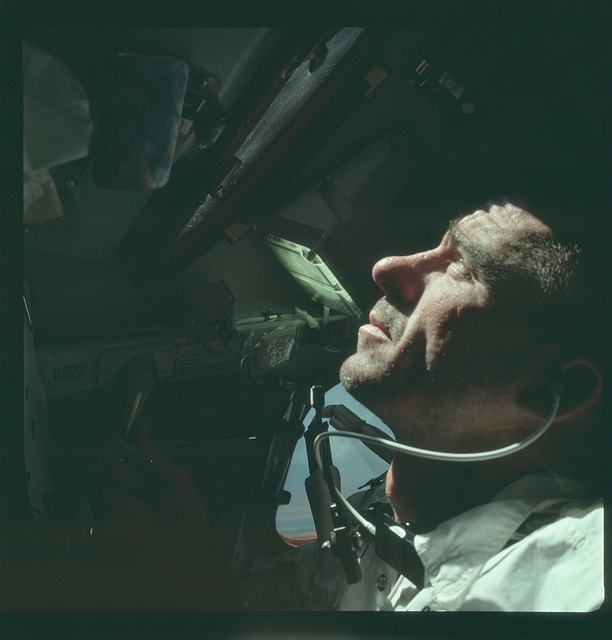
#> input picture apollo_images/AS07-4-1584.jpg, 612 x 640 px
$ jupyter execute --allow-errors apollo_color_palettes.ipynb   (shell and % lines are left out)   (older library calls are emulated)
#> lines starting #> are read from the running program, lines starting #| are printed output that depends on the picture; long printed decimals are rounded
## Creating colour palettes from Apollo Project images

This tutorial is based on the [Urban Goggles project](https://github.com/adrn/urbangoggles) created at [AstroHackWeek 2016](http://astrohackweek.org/2016/). More information can be found ond on the [AHW Wiki](https://github.com/AstroHackWeek/AstroHackWeek2016/wiki)<br>
Location: GitHub HQ (San Francisco) & Berkeley Institute for Data Science, 29th August – 2nd September, 2016. <br>

This Notebook takes you through each step of the process, dissecting some of the functions along the way. The code has been adapted to suit the Apollo images and for the purposes of this tutorial. The images come from the [Apollo Project Flickr galleries](https://www.flickr.com/photos/projectapolloarchive/albums)

#### Target audience:

Those who are new to Python and would like to start using the matplotlib and scikit-learn packages. Experience or familiarity with other programming languages (dare I say Fortran, IDL etc.) may be helpful. Comments and suggestions welcome.

#### Acknowledgements:

Thanks to [Adrian–Price Whelan](https://twitter.com/adrianprw) (Princeton), [Dan Foreman–Mackey](https://twitter.com/exoplaneteer) (University of Washington), and Ben Nelson (CIERA - Northwestern University), for sharing their code.

### New to matplotlib and Jupyter notebooks?

* **numpy** reference manual: https://docs.scipy.org/doc/numpy/reference/index.html <br>
* Adding ** plt.style.use('my_pltstyle')** afther implot matplotlib.pyplot allows you to customise plotting by using style sheets. Details can be found here: http://matplotlib.org/users/style_sheets.html<br>
* **pyplot** provides a MATLAB-like plotting framework. For details see here:
http://matplotlib.org/api/pyplot_api.html <br>
* **skimage** refers to the scikit-learn image algorithms for Python. For an overview see here: http://scikit-image.org/ and for details about the various functions see here: http://scikit-image.org/docs/dev/api/api.html

Also useful, is the **markdown** guide: http://markdown-guide.readthedocs.io/en/latest/

[cell 1]
import numpy as np
import matplotlib.pyplot as plt

import skimage.data as sd
import skimage.color as color
import skimage.transform as st
from skimage.io import imread

from sklearn.utils import shuffle
from sklearn.cluster import KMeans
from sklearn.mixture import GMM
from mpl_toolkits.mplot3d import Axes3D

from IPython.display import Image

[cell 2]
image_filename = "apollo_images/AS07-4-1584"
# [5 lines of commented-out code are left out]

In this example, the [image we're using](https://www.flickr.com/photos/projectapolloarchive/21322829193/in/photolist-yue5f6) is an Apollo 7 Hasselblad image from film magazine 4/N. Taken from Earth Orbit.

** A quick intro image arrays: **

First we need to create a [data array from the image](https://docs.scipy.org/doc/scipy-0.18.1/reference/generated/scipy.misc.imread.html#scipy.misc.imread). The images use in this example are 612 x 640px. The image pixel arrays are defined by their [row, column] from the top left corner of the image.
The final data array will be a set of RGB values corresponding to each pixel for each channel, ie. [rows, column, RBG channel]

[cell 3]
rgb = np.array(imread(image_filename+".jpg")[...,:3], dtype=np.float64)
rgb.min(), rgb.max()
# print('min value')
print(rgb.min())
#| 8.0
# print('max value')
print(rgb.max())
#| 255.0
# print('image size')
print(rgb.shape)
#| (640, 612, 3)
print(rgb.size)
#| 1175040
pixels_per_image = rgb.size
#> pixels_per_image = 1175040
rgb = st.rescale(rgb, 1.0)

Just for fun we'll print the RBG values for the pixel in the first row and column. We can do this for individual channels by specifying 0, 1, or 2, or we can get the value for all three by doing this;

[cell 4]
# Print the R, G, B values
print(rgb[0,0,:3])
#| [27. 50. 42.]

** Image manipulation:**

First we convert to floats instead of the default 8 bits integer coding. Dividing by 255 is important so that **plt.imshow** behaves and works well on float data. Essentially we're normalising RGB values so that they go from [0, 1.0]. We also want to rescale the image size (e.g. 0.1 = 10%) to reduce the flood of pixels.  This should also help with the clustering.

[cell 5]
rgb = np.array(imread(image_filename+".jpg")[...,:3], dtype=np.float64) / 255
rgb = st.rescale(rgb, 0.3)
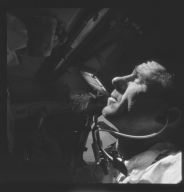
#> rgb: shape (192, 184, 1) float64; min 0.146, max 0.937, mean 0.227
print(rgb.shape)
#| (192, 184, 1)
print(rgb.size)
#| 35328
print(rgb[0,0,:3])
#| [0.164]

[cell 6]
# Transform to a 2D numpy array.
# For a description of tuples, see here: http://openbookproject.net/thinkcs/python/english3e/tuples.html

w, h, d = original_shape = tuple(rgb.shape)
#> w = 192; h = 184; d = 1; original_shape = (192, 184, 1)
#> (the rest of this cell did not finish here and is left out)

[cell 7]
plt.figure(figsize=(12,10))
#> (this line was passed over: IPython is not available in this run)
#figsize = (width, height) in inches
plt.imshow(rgb)
#> (this line was passed over: IPython is not available in this run)

### Custering in HSV space:

Some useful references:

* Hue, saturation, lightness (HSL) and hue, saturation, and value (HSV): https://en.wikipedia.org/wiki/HSL_and_HSV<br>
* Sci-kit image rgb2hsv color module: http://scikit-image.org/docs/dev/api/skimage.color.html?highlight=color%20rgb2hsv#skimage.color.rgb2hsv<br>
* Numpy reshape: https://docs.scipy.org/doc/numpy/reference/generated/numpy.reshape.html
* Pyplot tutorial: http://matplotlib.org/users/pyplot_tutorial.html

**A few notes about K-means clustering and similar algorithms:**

Wikipedia has a nice introduction to [K-means clustering](https://en.wikipedia.org/wiki/K-means_clustering). In astronomy, bimodal mixture-modelling (KMM) algorithms are widely used to separate populations. I've used KMM to determine whether clusters of galaxies exhibit sub-structure in terms of their galaxy position and radial velocity distributions. Expectation-Maximisation is used to determine the parameters.   K-means clustering is a little different.

K-means defines 'hard clusters', i.e. the sub-populations are assumed to fit into N definded clusters, whereas mixture-models allow you to determine the number of sub-populations without necessarily assigning each data point to a sub-cluster. In KMM the  sub-populations are essentially probablilty distributions. With a K-means algorithm, you pre-define the number of clusters (k), then seed k random points throughout the parameter space. Each data point is then assigned to the cluster with the nearest centroid, the new centroid is computed, and the data points added and centroids computed iteratively until the algorithm converges on a solution. K-means is a special case of Mixture of Gaussian, which is a special case of Expectation-Maximisation... I think. I need to go back and look at each of these in more detail.

A really nice description of K-means clustering using numpy can be found on the Data Science Lab blog, *[Clustering With K-Means in Python](
https://datasciencelab.wordpress.com/2013/12/12/clustering-with-k-means-in-python/)*. It's one of several blog posts on the topic.

What this is means is that you have the freedom to decide how many clusters you want:
**clf = KMeans(n_clusters=6)**. For these images I settled for 6-8, because that was close to what I would expect, based on a quick visual inspection of each image. I recommend playing around with this parameter so you can get a bettter feeling for what's going on.

#> (a cell that did not finish here is left out)

[cell 9]
plt.figure(figsize=(10,6))
#> (this line was passed over: IPython is not available in this run)
#> (the rest of this cell did not finish here and is left out)

#> (a cell that did not finish here is left out)

[cell 11]
plt.figure(figsize=(10,10))
#> (this line was passed over: IPython is not available in this run)
#> (the rest of this cell did not finish here and is left out)

#> (a cell that did not finish here is left out)

[cell 13]
clf = KMeans(n_clusters=6)
#> (the rest of this cell did not finish here and is left out)

[cell 14]
plt.figure(figsize=(10,10))
#> (this line was passed over: IPython is not available in this run)
#> (the rest of this cell did not finish here and is left out)

### Generating the color maps – Clustering in HSV space

#> (a cell that did not finish here is left out)

[cell 16]
# Displaying the image again...
plt.figure(figsize=(12,10))
#> (this line was passed over: IPython is not available in this run)
plt.imshow(rgb)
#> (this line was passed over: IPython is not available in this run)

$ run again, with apollo_images/AS07-11-2027.jpg copied over apollo_images/AS07-4-1584.jpg
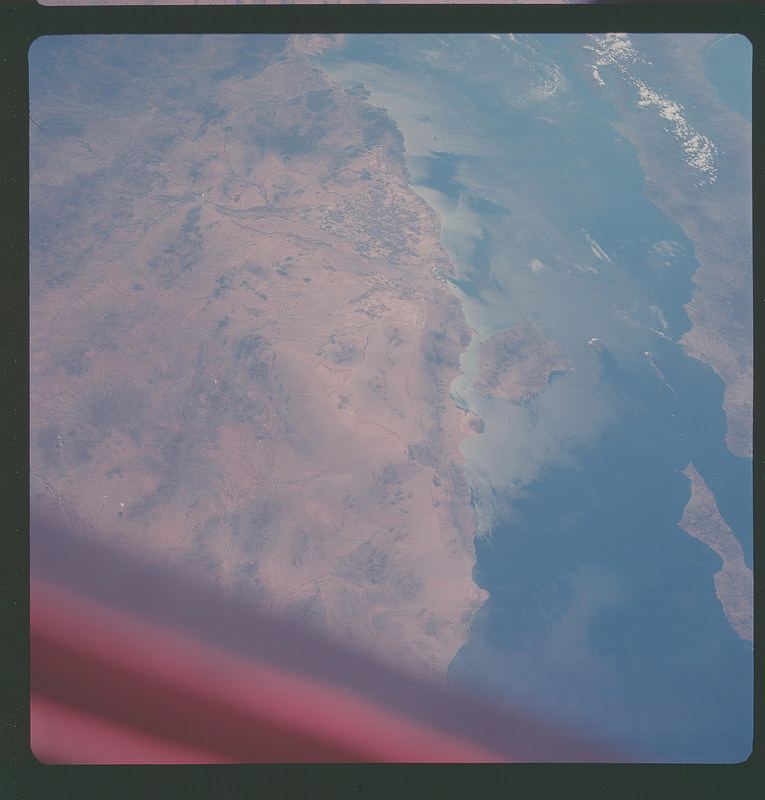
#> input picture apollo_images/AS07-11-2027.jpg, 765 x 800 px
#| 21.0
#| 230.0
#| (800, 765, 3)
#| 1836000
#| [51. 56. 50.]
#> `rgb = st.rescale(rgb, 0.3)`:
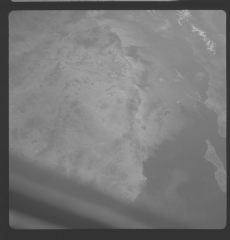
#> rgb: shape (240, 230, 1) float64; min 0.183, max 0.745, mean 0.47
#| (240, 230, 1)
#| 55200
#| [0.2095]

$ run again, with apollo_images/AS07-3-1524.jpg copied over apollo_images/AS07-4-1584.jpg
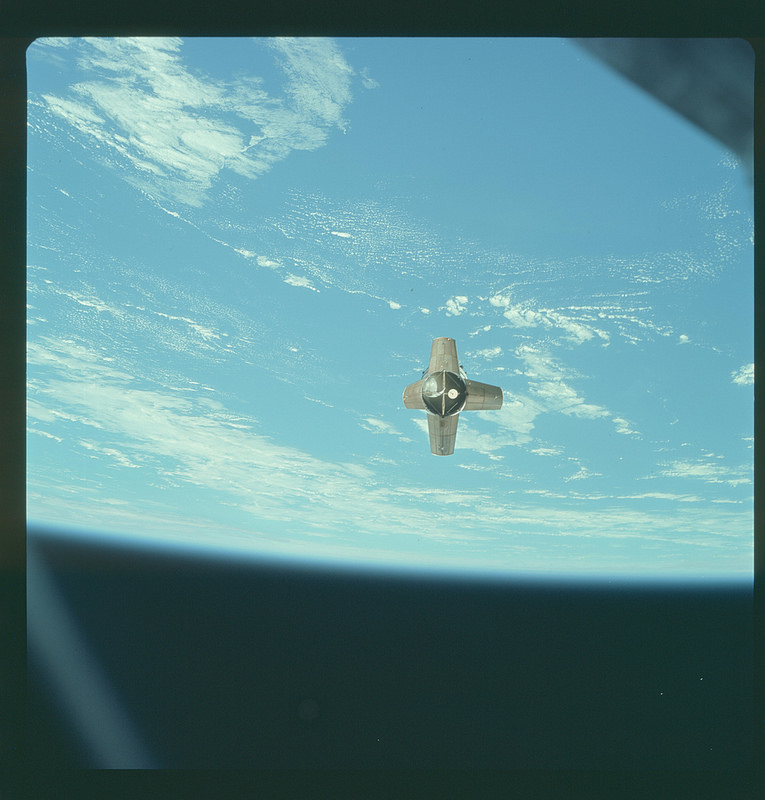
#> input picture apollo_images/AS07-3-1524.jpg, 765 x 800 px
#| 4.0
#| 255.0
#| (800, 765, 3)
#| 1836000
#| [30. 49. 43.]
#> `rgb = st.rescale(rgb, 0.3)`:
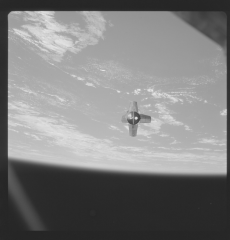
#> rgb: shape (240, 230, 1) float64; min 0.146, max 0.896, mean 0.495
#| (240, 230, 1)
#| 55200
#| [0.1647]

$ run again, with apollo_images/AS07-7-1776.jpg copied over apollo_images/AS07-4-1584.jpg
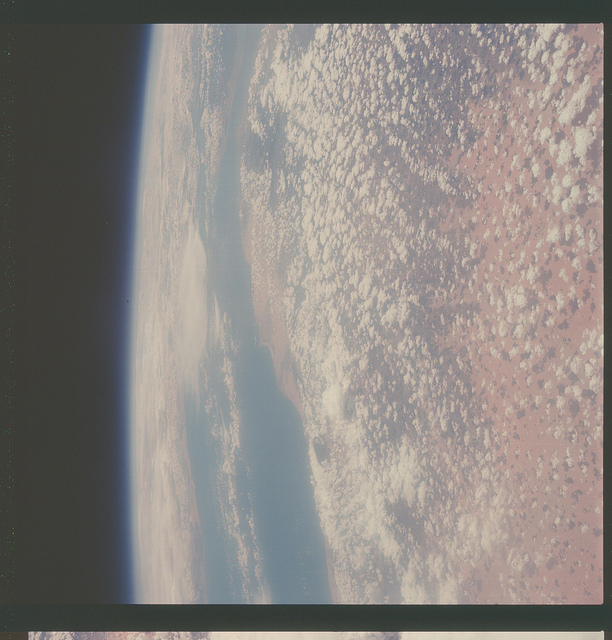
#> input picture apollo_images/AS07-7-1776.jpg, 612 x 640 px
#| 34.0
#| 248.0
#| (640, 612, 3)
#| 1175040
#| [60. 62. 59.]
#> `rgb = st.rescale(rgb, 0.3)`:
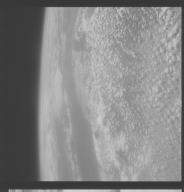
#> rgb: shape (192, 184, 1) float64; min 0.215, max 0.821, mean 0.52
#| (192, 184, 1)
#| 35328
#| [0.2308]
